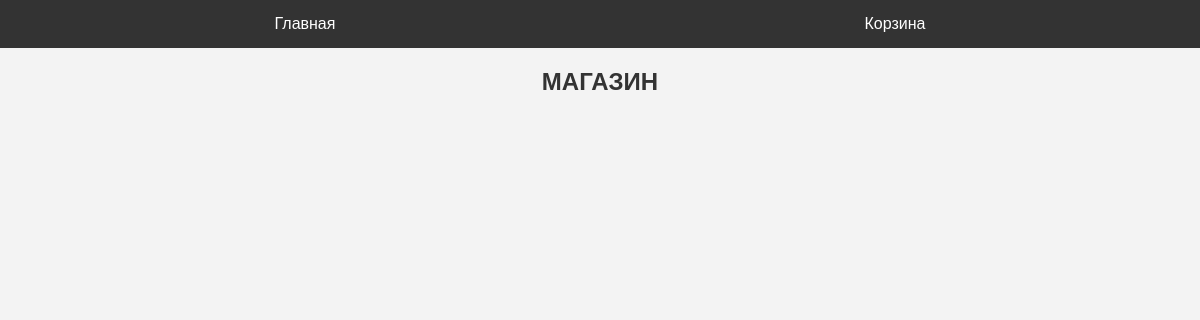
The app's page /, older data.
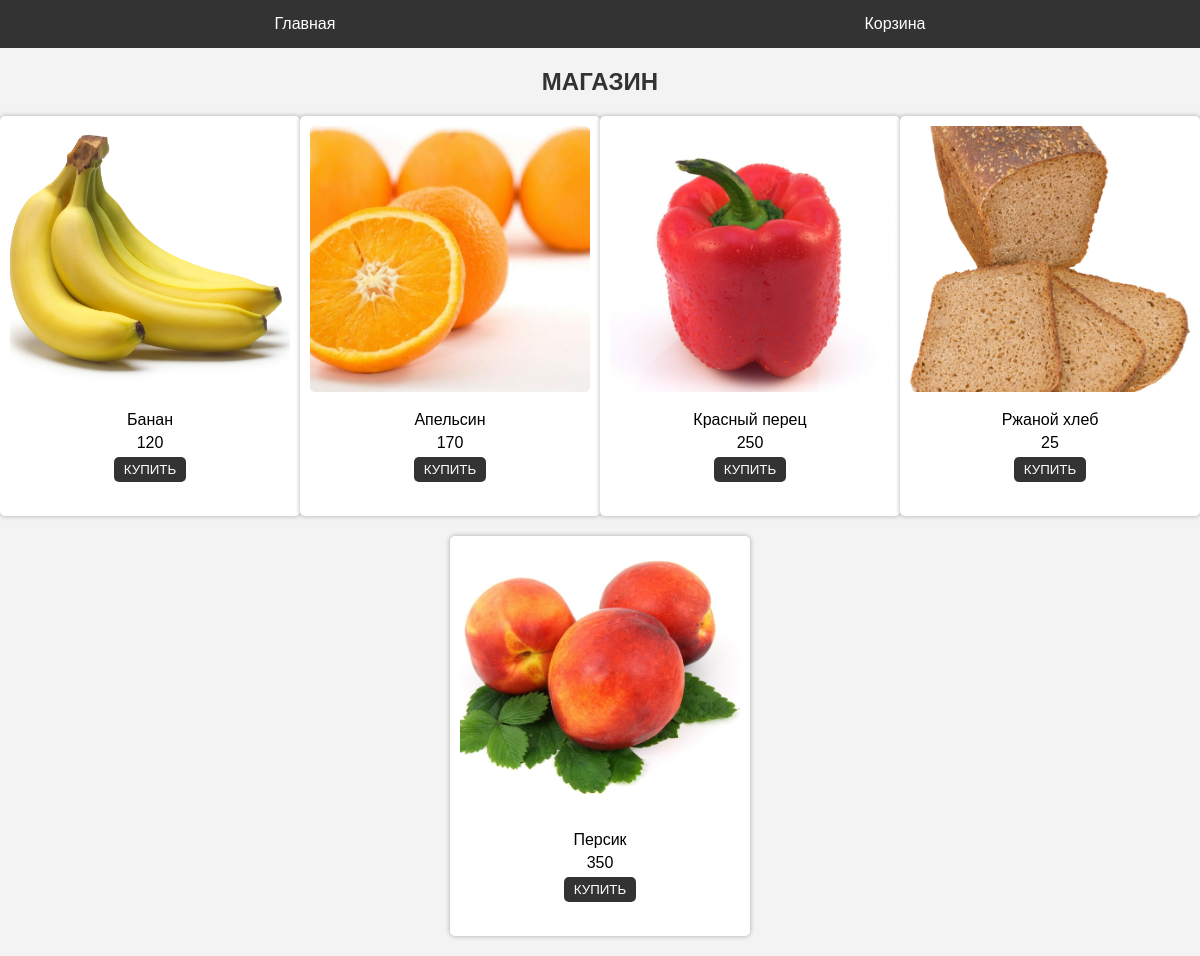
The same page, newer data.
### app/models.py (models this page shows, shortened)
class Tovar(models.Model):
    name = models.CharField(max_length=100, verbose_name='Название товара')
    price = models.IntegerField(verbose_name='Цена товара')
    image = models.CharField(max_length=2000, verbose_name='Изображение')
    discount = models.FloatField(default=0, verbose_name='Скидка в %')

### app/views.py (the view)
# urls.py: path('', views.index, name='home'),
def index(req):
    items = Tovar.objects.all()
    data = {'tovar': items}
    return render(req, 'index.html', data)

### templates/index.html (shortened to what this page needs)
<!DOCTYPE html>
{% load static %}
<html lang="en">
{% block head%}
    <link rel="stylesheet" href="{% static '1.css' %}">
{% endblock %}
{% block header %}
 <header>
     <a href="{% url 'home' %}"> Главная </a>
     <a href="{% url 'tocart' %}"> Корзина </a>
 </header>
{% endblock header %}
{% block content %}
    <h2>МАГАЗИН</h2>
    <main>
        {% for one in tovar %}
            <div class="card">
                <img src="{% static one.image %}" alt="">
                <p>{{ one.name }}</p>
                <p>{{ one.price }}</p>
                <a href="{% url 'buy' one.id %}">
                    <button>КУПИТЬ</button>
                </a>
            </div>
        {% endfor %}
    </main>
{% endblock %}
</html>

### app/static/1.css (style rules this page uses)
* { box-sizing: border-box; }
h2 { text-align: center; color: #333; }
header { background-color: #333; padding: 10px; display: flex; justify-content: space-around; }
header a { color: #fff; text-decoration: none; padding: 5px 10px; border-radius: 5px; }
main { display: flex; flex-wrap: wrap; justify-content: space-around; margin-top: 20px; }
.card { width: 300px; height: 400px; background-color: #fff; box-shadow: 0px 0px 5px rgba(0, 0, 0, 0.3); border-radius: 5px; margin-bottom: 20px; padding: 10px; text-align: center; }
.card img { width: 100%; height: 70%; object-fit: cover; margin-bottom: 10px; border-radius: 5px; }
.card p { margin: 5px 0; }
.card button { background-color: #333; color: #fff; border: none; padding: 5px 10px; border-radius: 5px; cursor: pointer; }

Row changes from the older to the newer data that the page shows:
added Tovar: image (picture), name "Банан", price "120"
added Tovar: image (picture), name "Апельсин", price "170"
added Tovar: image (picture), name "Красный перец", price "250"
added Tovar: image (picture), name "Ржаной хлеб", price "25"
added Tovar: image (picture), name "Персик", price "350"
